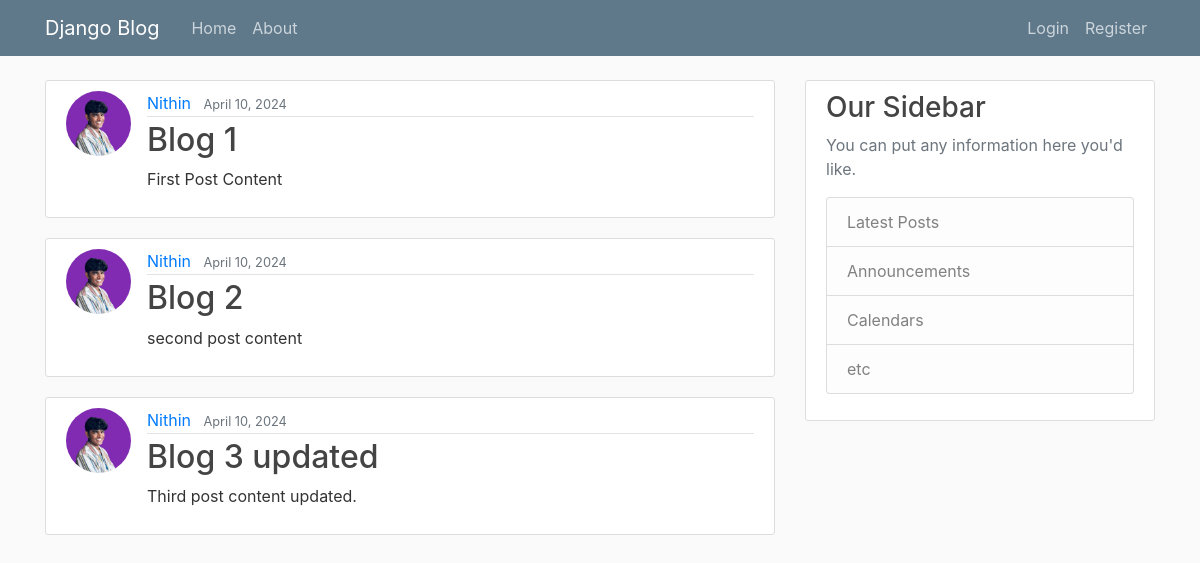
Before: / with the older database file.
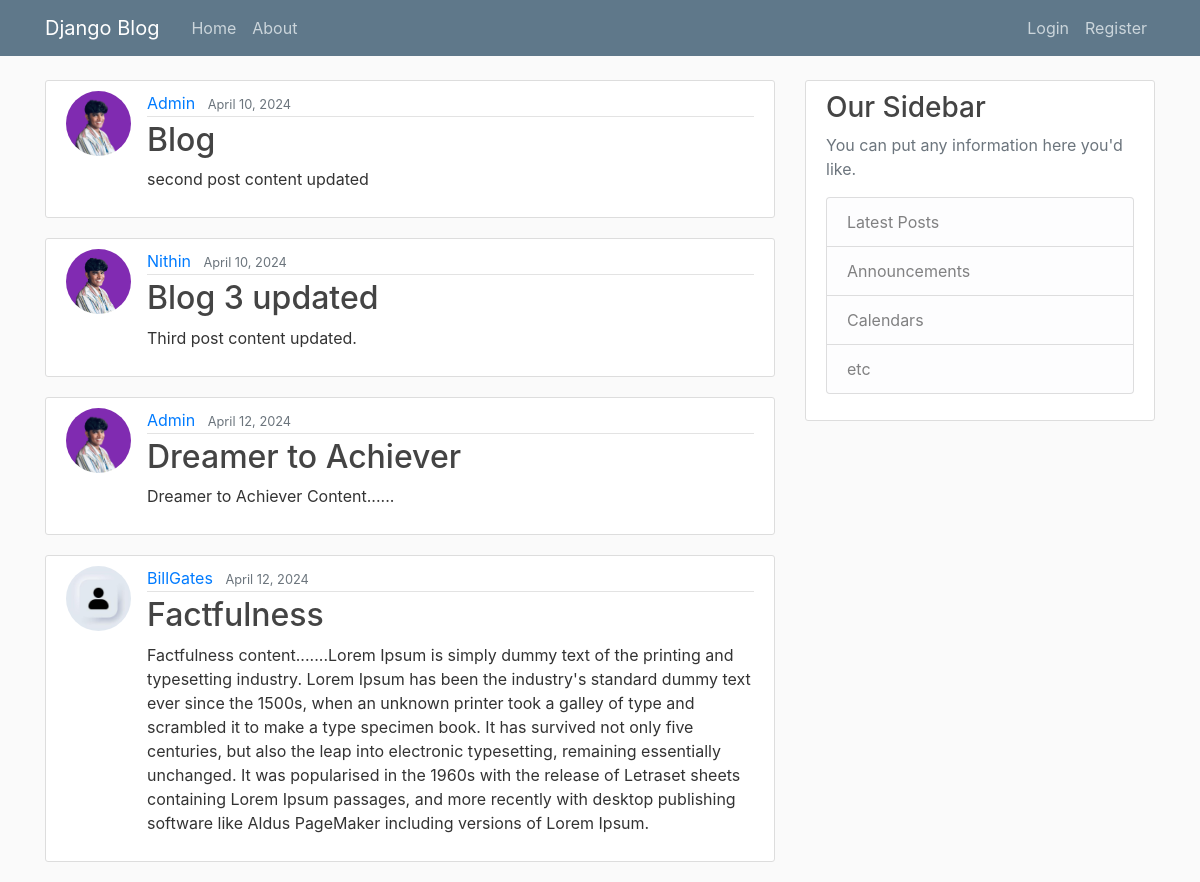
After: the same page with the newer database file.
### blog/models.py (models this page shows, shortened)
class Post(models.Model):
    title=models.CharField(max_length=100)
    content= models.TextField()
    date_posted=models.DateTimeField(default=timezone.now)
    author=models.ForeignKey(User,on_delete=models.CASCADE)

### users/models.py (models this page shows, shortened)
class Profile(models.Model):
    user=models.OneToOneField(User,on_delete=models.CASCADE)
    image=models.ImageField(default='default.jpg',upload_to='profile_pics')

### blog/views.py (the view)
# urls.py: path('', PostListView.as_view(), name='blog-home'),
class PostListView(ListView):
    model=Post
    template_name='blog/home.html'       #<app>/<model>_<viewtype>.html
    context_object_name='posts'
    ordering=['date_posted']

### blog/templates/blog/home.html
{% extends "blog/base.html" %}
{% block content%}
     {% for post in posts %}
     <article class="media content-section">
      <img class="rounded-circle article-img" src="{{post.author.profile.image.url}}" />
      <div class="media-body">
        <div class="article-metadata">
          <a class="mr-2" href="#">{{ post.author }}</a>
          <small class="text-muted">{{ post.date_posted|date:"F d, Y" }}</small>
        </div>
        <h2><a class="article-title" href="{% url 'post-details' post.id %}">{{ post.title }}</a></h2>
        <p class="article-content">{{ post.content }}</p>
      </div>
    </article>
     {% endfor %}
{%endblock content%}

### blog/templates/blog/base.html (shortened to what this page needs)
{% load static %}
<!DOCTYPE html>
<html>
<head>
     <link rel="stylesheet" href="https://cdn.jsdelivr.net/npm/bootstrap@4.0.0/dist/css/bootstrap.min.css">
     <link rel="stylesheet" type="text/css"  href="{% static "blog/main.css" %}" />
</head>
<body>
    <header class="site-header">
        <nav class="navbar navbar-expand-md navbar-dark bg-steel fixed-top">
          <div class="container">
            <a class="navbar-brand mr-4" href="/">Django Blog</a>
            <div class="collapse navbar-collapse" id="navbarToggle">
              <div class="navbar-nav mr-auto">
                <a class="nav-item nav-link" href={% url "blog-home" %}>Home</a>
                <a class="nav-item nav-link" href={% url "blog-about" %}>About</a>
              </div>
              <div class="navbar-nav">
                {% if user.is_authenticated %}
                    <a class="nav-item nav-link" href="{% url 'post-create' %}">New Post</a>
                    <a class="nav-item nav-link" href="{% url 'profile' %}">Profile</a>
                    <a class="nav-item nav-link" href="{% url 'logout' %}">Logout</a>
                {% else %}
                    <a class="nav-item nav-link" href="{% url 'login' %}">Login</a>
                    <a class="nav-item nav-link" href="{% url 'register' %}">Register</a>
                {% endif %}
            </div>
            </div>
          </div>
        </nav>
      </header>
      <main role="main" class="container">
        <div class="row">
          <div class="col-md-8">
            {% block content %}{% endblock %}
          </div>
          <div class="col-md-4">
            <div class="content-section">
              <h3>Our Sidebar</h3>
              <p class='text-muted'>You can put any information here you'd like.
                <ul class="list-group">
                  <li class="list-group-item list-group-item-light">Latest Posts</li>
                  <li class="list-group-item list-group-item-light">Announcements</li>
                  <li class="list-group-item list-group-item-light">Calendars</li>
                  <li class="list-group-item list-group-item-light">etc</li>
                </ul>
              </p>
            </div>
          </div>
        </div>
      </main>
</body>
</html>

### blog/static/blog/main.css (style rules this page uses)
body { background: #fafafa; color: #333333; margin-top: 5rem; }
h1, h2, h3, h4, h5, h6 { color: #444444; }
ul { margin: 0; }
.bg-steel { background-color: #5f788a; }
.site-header .navbar-nav .nav-link { color: #cbd5db; }
.content-section { background: #ffffff; padding: 10px 20px; border: 1px solid #dddddd; border-radius: 3px; margin-bottom: 20px; }
.article-title { color: #444444; }
.article-content { white-space: pre-line; }
.article-img { height: 65px; width: 65px; margin-right: 16px; }
.article-metadata { padding-bottom: 1px; margin-bottom: 4px; border-bottom: 1px solid #e3e3e3 }

Changed rows visible on the page:
removed Post: author.profile.image (picture), author "Nithin", date_posted "April 10, 2024", title "Blog 1", content "First Post Content"
changed Post: author.profile.image: a different picture; author "Nithin" → "Admin"; title "Blog 2" → "Blog"; content "second post content" → "second post content updated"
added Post: author.profile.image (picture), author "Admin", date_posted "April 12, 2024", title "Dreamer to Achiever", content "Dreamer to Achiever Content......"
added Post: author.profile.image (placeholder picture), author "BillGates", date_posted "April 12, 2024", title "Factfulness", content "Factfulness content.......Lorem Ipsum is simply dummy text of the printing and typesetting industry. Lorem Ipsum has been the industry's standard dummy text ever since the 1500s, when an unknown printer took a galley of type and scrambled it to make a type specimen book. It has survived not only five centuries, but also the leap into electronic typesetting, remaining essentially unchanged. It was popularised in the 1960s with the release of Letraset sheets containing Lorem Ipsum passages, and more recently with desktop publishing software like Aldus PageMaker including versions of Lorem Ipsum."
